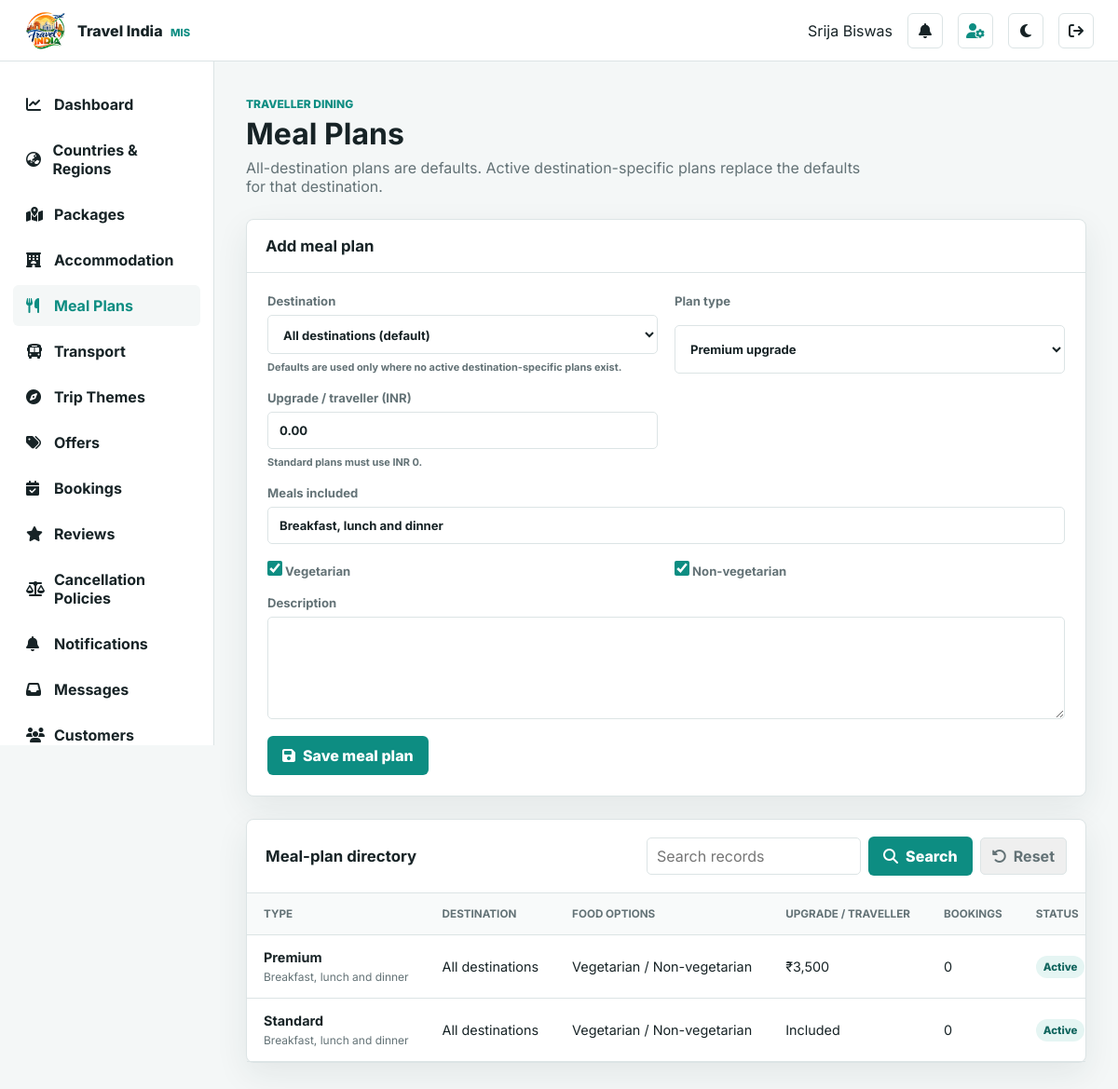
/admin/meals.php (signed in), run on the app's committed database.
### tables this page shows
CREATE TABLE `meal_plans` (
  `id` int NOT NULL AUTO_INCREMENT,
  `destination_id` int DEFAULT NULL,
  `name` varchar(80) NOT NULL,
  `plan_type` varchar(20) NOT NULL DEFAULT 'premium',
  `included_meals` varchar(255) NOT NULL DEFAULT 'Breakfast, lunch and dinner',
  `description` text,
  `surcharge_per_traveller` decimal(10,2) NOT NULL DEFAULT '0.00',
  `supports_veg` tinyint(1) NOT NULL DEFAULT '1',
  `supports_nonveg` tinyint(1) NOT NULL DEFAULT '1',
  `status` varchar(30) NOT NULL DEFAULT 'active',
  `created_at` timestamp NOT NULL DEFAULT CURRENT_TIMESTAMP,
  `updated_at` timestamp NULL DEFAULT NULL,
  PRIMARY KEY (`id`),
  KEY `destination_id` (`destination_id`),
  KEY `status` (`status`)
);

### security.php (called while the page is built, shortened)
<?php
function e(mixed $value): string { return htmlspecialchars((string)$value, ENT_QUOTES, 'UTF-8'); }
function inr(mixed $amount): string
{
    $number = number_format((float)$amount, 2, '.', '');
    [$whole, $decimal] = explode('.', $number);
    $lastThree = substr($whole, -3);
    $rest = substr($whole, 0, -3);
    if ($rest !== '') $lastThree = preg_replace('/\B(?=(\d{2})+(?!\d))/', ',', $rest) . ',' . $lastThree;
    return '₹' . $lastThree . ($decimal === '00' ? '' : '.' . $decimal);
}

### admin/meals.php (the view, shortened to what this page needs)
<?php
$db=admin_db();
$edit=null;
$mealPlans=[];$mealLoadError='';
$mealResult=$db->query("SELECT m.*,d.name destination,s.name state_name,(SELECT COUNT(*) FROM bookings b WHERE b.meal_plan_id=m.id) booking_count FROM meal_plans m LEFT JOIN destinations d ON d.id=m.destination_id LEFT JOIN states s ON s.id=d.state_id ORDER BY m.plan_type,m.status,m.name");
if($mealResult)$mealPlans=$mealResult->fetch_all(MYSQLI_ASSOC);else $mealLoadError='Meal-plan data is unavailable. Run php db/migrate.php and reload this page.';
include '_header.php';
?>
<div class="page-head"><div><span>Traveller dining</span><h1>Meal Plans</h1><p>All-destination plans are defaults. Active destination-specific plans replace the defaults for that destination.</p></div></div>
<section class="panel form-panel"><div class="panel-head"><h2><?php echo $edit?'Edit meal plan':'Add meal plan';?></h2><?php if($edit):?><a href="meals.php">Cancel</a><?php endif;?></div>
<form class="admin-form" method="post"><?php echo csrf_input();?><input type="hidden" name="action" value="<?php echo $edit?'update':'create';?>"><input type="hidden" name="id" value="<?php echo (int)($edit['id']??0);?>">
<label>Destination<select name="destination_id"><option value="0">All destinations (default)</option></select><small>Defaults are used only where no active destination-specific plans exist.</small></label>
<label>Plan type<select name="plan_type" required><option value="premium" <?php echo ($edit['plan_type']??'premium')==='premium'?'selected':'';?>>Premium upgrade</option></select></label>
<label>Upgrade / traveller (INR)<input type="number" name="surcharge_per_traveller" min="0" max="1000000" step="0.01" value="<?php echo e($edit['surcharge_per_traveller']??'0.00');?>" required><small>Standard plans must use INR 0.</small></label>
<label class="wide">Meals included<input name="included_meals" maxlength="255" value="<?php echo e($edit['included_meals']??'Breakfast, lunch and dinner');?>" required></label>
<label><span><input type="checkbox" name="supports_veg" value="1" <?php echo !isset($edit)||$edit['supports_veg']?'checked':'';?>> Vegetarian</span></label>
<label><span><input type="checkbox" name="supports_nonveg" value="1" <?php echo !isset($edit)||$edit['supports_nonveg']?'checked':'';?>> Non-vegetarian</span></label>
<label class="wide">Description<textarea name="description" maxlength="2000"><?php echo e($edit['description']??'');?></textarea></label>
<div class="form-actions"><button><i class="fa-solid fa-floppy-disk"></i> Save meal plan</button></div></form></section>
<section class="panel"><div class="panel-head"><h2>Meal-plan directory</h2></div><div class="table-wrap"><table><thead><tr><th>Type</th><th>Destination</th><th>Food options</th><th>Upgrade / traveller</th><th>Bookings</th><th>Status</th><th>Actions</th></tr></thead><tbody>
<?php foreach($mealPlans as $meal):?><tr><td><strong><?php echo e(ucfirst($meal['plan_type']));?></strong><small><?php echo e($meal['included_meals']);?></small></td><td><?php echo e($meal['destination']?:'All destinations');?></td><td><?php echo $meal['supports_veg']?'Vegetarian':'';?><?php echo $meal['supports_veg']&&$meal['supports_nonveg']?' / ':'';?><?php echo $meal['supports_nonveg']?'Non-vegetarian':'';?></td><td><?php echo $meal['plan_type']==='standard'?'Included':inr($meal['surcharge_per_traveller']);?></td><td><?php echo (int)$meal['booking_count'];?></td><td><span class="pill"><?php echo e($meal['status']);?></span></td></tr><?php endforeach;?>
</tbody></table></div></section>
<?php include '_footer.php';?>

### css/admin.css (style rules this page uses)
:root { --ink:#172326;--muted:#637276;--page:#f4f7f7;--surface:#fff;--line:#dce4e5;--brand:#0d8d82;--brand-dark:#087167;--accent:#f59b35;--danger:#a93636;--shadow:0 12px 35px rgba(20,45,49,.08) }
* { box-sizing:border-box }
body { margin:0;background:var(--page);color:var(--ink);font-family:Inter,"Segoe UI",sans-serif }
button,input,select,textarea { font:inherit }
.page-head { display:flex;align-items:flex-end;justify-content:space-between;gap:20px;margin-bottom:25px }
.page-head>div>span { color:var(--brand);font-size:.75rem;font-weight:800;text-transform:uppercase }
.page-head h1 { margin:4px 0 0;font-size:2rem }
.primary-btn,.admin-form button,.message-card button,.auth-panel button { display:inline-flex;align-items:center;justify-content:center;gap:8px;min-height:42px;padding:0 16px;border:0;border-radius:6px;background:var(--brand);color:#fff;font-weight:800;cursor:pointer }
.panel,.message-card { margin-bottom:24px;border:1px solid var(--line);border-radius:8px;background:var(--surface);box-shadow:var(--shadow) }
.panel-head { display:flex;align-items:center;justify-content:space-between;padding:18px 20px;border-bottom:1px solid var(--line) }
.panel-head h2 { margin:0;font-size:1.05rem }
.table-wrap { overflow:auto }
table { width:100%;border-collapse:collapse }
th,td { padding:15px 18px;border-bottom:1px solid var(--line);text-align:left;vertical-align:middle;white-space:nowrap }
th { background:#f8fafa;color:var(--muted);font-size:.73rem;text-transform:uppercase }
td { font-size:.9rem }
td small { display:block;margin-top:5px;color:var(--muted) }
.pill { display:inline-block;padding:5px 8px;border-radius:999px;background:#e5f5f3;color:#12665f;font-size:.72rem;font-weight:800;text-transform:capitalize }
.admin-form { display:grid;grid-template-columns:repeat(2,minmax(0,1fr));gap:18px;padding:22px }
.admin-form label,.auth-panel label { display:grid;gap:7px;color:var(--muted);font-size:.82rem;font-weight:700 }
.admin-form input,.admin-form select,.admin-form textarea,.auth-panel input,.inline-workflow input,.inline-workflow select,.message-card textarea,.message-card select { width:100%;padding:11px 12px;border:1px solid var(--line);border-radius:5px;background:#fff;color:var(--ink) }
.admin-form textarea { min-height:110px;resize:vertical }
.admin-form .wide { grid-column:1/-1 }
.form-actions { grid-column:1/-1 }
.page-head p { max-width:680px;margin:7px 0 0;color:var(--muted) }
:root { --admin-field-bg:var(--surface);--admin-sidebar-bg:var(--surface);--admin-sidebar-ink:var(--ink);--admin-sidebar-hover:var(--page);--admin-sidebar-active:var(--brand);--admin-soft-bg:#e5f5f3;--admin-soft-ink:#12665f;--admin-soft-border:#9ddbd4;--admin-danger-bg:#faeaea;--admin-danger-border:#e8b8b8 }
.admin-form input,.admin-form select,.admin-form textarea,.auth-panel input,.inline-workflow input,.inline-workflow select,.message-card textarea,.message-card select { background:var(--admin-field-bg) }
.pill,.admin-flash,.auth-password .password-toggle:hover,.country-item>i,.country-item>img { background:var(--admin-soft-bg);color:var(--admin-soft-ink) }
.admin-form input[type="checkbox"],.inline-workflow input[type="checkbox"],.message-card input[type="checkbox"],.offer-packages input[type="checkbox"] { width:16px!important;height:16px!important;min-width:16px;min-height:16px;margin:0;padding:0;accent-color:var(--brand) }
html { min-width:320px;background:var(--page) }
body { min-width:320px;overflow-x:hidden }
.admin-content>.panel,.admin-content>.report-grid,.admin-content>.message-grid,.admin-content>.booking-detail-grid { max-width:100% }
.table-wrap { width:100%;max-width:100%;overflow-x:auto;-webkit-overflow-scrolling:touch }
.table-wrap table { min-width:760px }
.admin-form>* { min-width:0 }
.admin-form input,.admin-form select,.admin-form textarea { max-width:100% }
.panel-head:has(.directory-tools) { gap:16px;flex-wrap:wrap }

### data on the page
meal_plans: plan_type "Premium", included_meals "Breakfast, lunch and dinner", destination "All destinations", supports_veg "Vegetarian", supports_nonveg "Non-vegetarian", surcharge_per_traveller "₹3,500", booking_count "0", status "Active"
meal_plans: plan_type "Standard", included_meals "Breakfast, lunch and dinner", destination "All destinations", supports_veg "Vegetarian", supports_nonveg "Non-vegetarian", shows "Included", booking_count "0", status "Active"

### other printed values
$_SESSION['admin_name'] "Srija Biswas"
$item[1] "Dashboard"
$item[1] "Countries & Regions"
$item[1] "Packages"
$item[1] "Accommodation"
$item[1] "Meal Plans"
$item[1] "Transport"
$item[1] "Trip Themes"
$item[1] "Offers"
$item[1] "Bookings"
$item[1] "Reviews"
$item[1] "Cancellation Policies"
$item[1] "Notifications"
$item[1] "Messages"
$item[1] "Customers"
